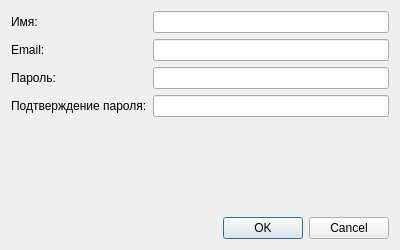
<?xml version="1.0" encoding="UTF-8"?>
<ui version="4.0">
 <class>RegistrationDialog</class>
 <widget class="QDialog" name="RegistrationDialog">
  <property name="geometry">
   <rect>
    <x>0</x>
    <y>0</y>
    <width>400</width>
    <height>250</height>
   </rect>
  </property>
  <property name="windowTitle">
   <string>Dialog</string>
  </property>
  <layout class="QVBoxLayout" name="verticalLayout">
   <item>
    <layout class="QFormLayout" name="formLayout">
     <item row="0" column="0">
      <widget class="QLabel" name="nameLabel">
       <property name="text">
        <string>Имя:</string>
       </property>
      </widget>
     </item>
     <item row="0" column="1">
      <widget class="QLineEdit" name="nameLineEdit"/>
     </item>
     <item row="1" column="0">
      <widget class="QLabel" name="emailLabel">
       <property name="text">
        <string>Email:</string>
       </property>
      </widget>
     </item>
     <item row="1" column="1">
      <widget class="QLineEdit" name="emailLineEdit"/>
     </item>
     <item row="2" column="0">
      <widget class="QLabel" name="passwordLabel">
       <property name="text">
        <string>Пароль:</string>
       </property>
      </widget>
     </item>
     <item row="2" column="1">
      <widget class="QLineEdit" name="passwordLineEdit">
       <property name="echoMode">
        <enum>QLineEdit::Password</enum>
       </property>
      </widget>
     </item>
     <item row="3" column="0">
      <widget class="QLabel" name="confirmPasswordLabel">
       <property name="text">
        <string>Подтверждение пароля:</string>
       </property>
      </widget>
     </item>
     <item row="3" column="1">
      <widget class="QLineEdit" name="confirmPasswordLineEdit">
       <property name="echoMode">
        <enum>QLineEdit::Password</enum>
       </property>
      </widget>
     </item>
    </layout>
   </item>
   <item>
    <widget class="QDialogButtonBox" name="buttonBox">
     <property name="orientation">
      <enum>Qt::Horizontal</enum>
     </property>
     <property name="standardButtons">
      <set>QDialogButtonBox::Cancel|QDialogButtonBox::Ok</set>
     </property>
    </widget>
   </item>
  </layout>
 </widget>
 <resources/>
 <connections>
  <connection>
   <sender>buttonBox</sender>
   <signal>accepted()</signal>
   <slot>accept()</slot>
   <hints>
    <hint type="sourcelabel">
     <x>248</x>
     <y>254</y>
    </hint>
    <hint type="destinationlabel">
     <x>157</x>
     <y>274</y>
    </hint>
   </hints>
  </connection>
  <connection>
   <sender>buttonBox</sender>
   <signal>rejected()</signal>
   <slot>reject()</slot>
   <hints>
    <hint type="sourcelabel">
     <x>316</x>
     <y>260</y>
    </hint>
    <hint type="destinationlabel">
     <x>286</x>
     <y>274</y>
    </hint>
   </hints>
  </connection>
 </connections>
</ui>
